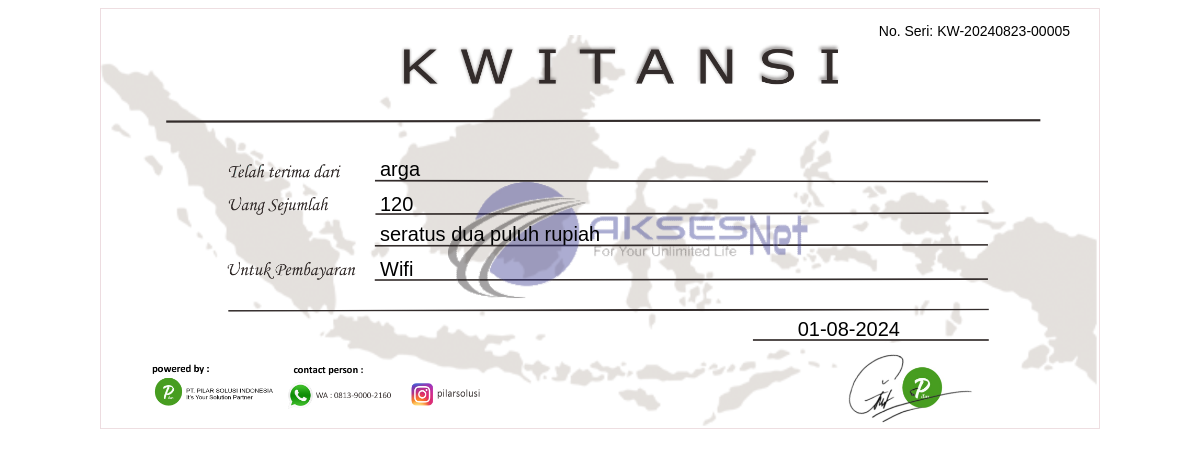
The page /gambar.php?id=5 on the database its author committed.
### tables this page shows
CREATE TABLE `pembayaran` (
  `id` int(11) NOT NULL,
  `pelanggan_id` int(11) DEFAULT NULL,
  `nominal_bayar` varchar(50) DEFAULT NULL,
  `kurang_bayar` varchar(50) DEFAULT NULL,
  `bukti_transfer` varchar(255) DEFAULT NULL,
  `terbilang` varchar(255) DEFAULT NULL,
  `untuk_pembayaran` varchar(255) DEFAULT NULL,
  `tanggal_pembayaran` varchar(50) DEFAULT NULL,
  `bukti_tf` varchar(255) DEFAULT NULL
);

CREATE TABLE `pelanggan` (
  `id` int(11) NOT NULL,
  `nama_pelanggan` varchar(100) NOT NULL,
  `no_wa` varchar(20) NOT NULL,
  `alamat` text NOT NULL,
  `paket_wifi` varchar(50) NOT NULL,
  `tanggal_aktivasi` date NOT NULL,
  `status` enum('Aktif','Tidak Aktif') DEFAULT 'Tidak Aktif'
);

### gambar.php (the view, shortened to what this page needs)
<?php
$conn = new mysqli("localhost", "root", "", "pilarapp");
$pelanggan_id = $_GET['id'];
function terbilang($angka) {
    $angka = abs($angka);
    $bilangan = array("", "satu", "dua", "tiga", "empat", "lima", "enam", "tujuh", "delapan", "sembilan", "sepuluh", "sebelas");
    $terbilang = "";
    if ($angka < 12) {
        $terbilang = " " . $bilangan[$angka];
    } else if ($angka < 20) {
        $terbilang = terbilang($angka - 10) . " belas";
    } else if ($angka < 100) {
        $terbilang = terbilang(floor($angka / 10)) . " puluh" . terbilang($angka % 10);
    } else if ($angka < 200) {
        $terbilang = " seratus" . terbilang($angka - 100);
    } else if ($angka < 1000) {
        $terbilang = terbilang(floor($angka / 100)) . " ratus" . terbilang($angka % 100);
    } else if ($angka < 2000) {
        $terbilang = " seribu" . terbilang($angka - 1000);
    } else if ($angka < 1000000) {
        $terbilang = terbilang(floor($angka / 1000)) . " ribu" . terbilang($angka % 1000);
    } else if ($angka < 1000000000) {
        $terbilang = terbilang(floor($angka / 1000000)) . " juta" . terbilang($angka % 1000000);
    } else if ($angka < 1000000000000) {
        $terbilang = terbilang(floor($angka / 1000000000)) . " milyar" . terbilang(fmod($angka, 1000000000));
    } else if ($angka < 1000000000000000) {
        $terbilang = terbilang(floor($angka / 1000000000000)) . " triliun" . terbilang(fmod($angka, 1000000000000));
    }
    return ($terbilang);
}
$sql = $conn->prepare("SELECT pembayaran.*, pelanggan.nama_pelanggan
                       FROM pembayaran
                       JOIN pelanggan ON pembayaran.pelanggan_id = pelanggan.id
                       WHERE pembayaran.id = ?");
$sql->bind_param("i", $pelanggan_id);
$sql->execute();
$result = $sql->get_result();
if ($result->num_rows > 0) {
    $data = $result->fetch_assoc();
    $nomor_seri = 'KW-' . date('Ymd') . '-' . str_pad($data['id'], 5, '0', STR_PAD_LEFT);
} else {
    die("Data tidak ditemukan");
}
?>
<!DOCTYPE html>
<html lang="en">
<head>
</head>
<body>
    <div class="kwitansi-container">
        <img width="100%" src="Kwitansi.png" alt="">
        <div class="kwitansi-text nomor-seri">
            No. Seri: <?php echo $nomor_seri; ?>
        </div>
        <div class="kwitansi-text nama-pelanggan">
            <?php echo htmlspecialchars($data['nama_pelanggan']); ?>
        </div>
        <div class="kwitansi-text nominal-bayar">
            <?php echo number_format($data['nominal_bayar'], 0, ',', '.'); ?>
        </div>
        <div class="kwitansi-text terbilang">
            <?php echo htmlspecialchars(terbilang($data['nominal_bayar'])) . " rupiah"; ?>
        </div>
        <div class="kwitansi-text untuk-pembayaran">
            <?php echo htmlspecialchars($data['untuk_pembayaran']); ?>
        </div>
        <div class="kwitansi-text tanggal">
            <?php echo date('d-m-Y', strtotime($data['tanggal_pembayaran'])); ?>
        </div>
    </div>
</body>
</html>

### gambar.php (style rules this page uses)
.kwitansi-container { position: relative; width: 1000px; height: 600px; margin: 0 auto; }
.kwitansi-text { position: absolute; font-family: 'monotype', sans-serif; color: #000; font-size: 15pt; }
.nama-pelanggan { top: 150px; left: 280px; }
.nominal-bayar { top: 185px; left: 280px; }
.terbilang { top: 215px; left: 280px; }
.untuk-pembayaran { top: 250px; left: 280px; }
.tanggal { top: 310px; right: 200px; text-align: right; font-size: 15pt; }
.nomor-seri { top: 15px; right: 30px; font-size: 14px; text-align: right; }

### rows shown on the page
pembayaran: id "KW-20240823-00005", pelanggan.nama_pelanggan "arga", nominal_bayar "120", nominal_bayar "seratus dua puluh", untuk_pembayaran "Wifi", tanggal_pembayaran "01-08-2024"
